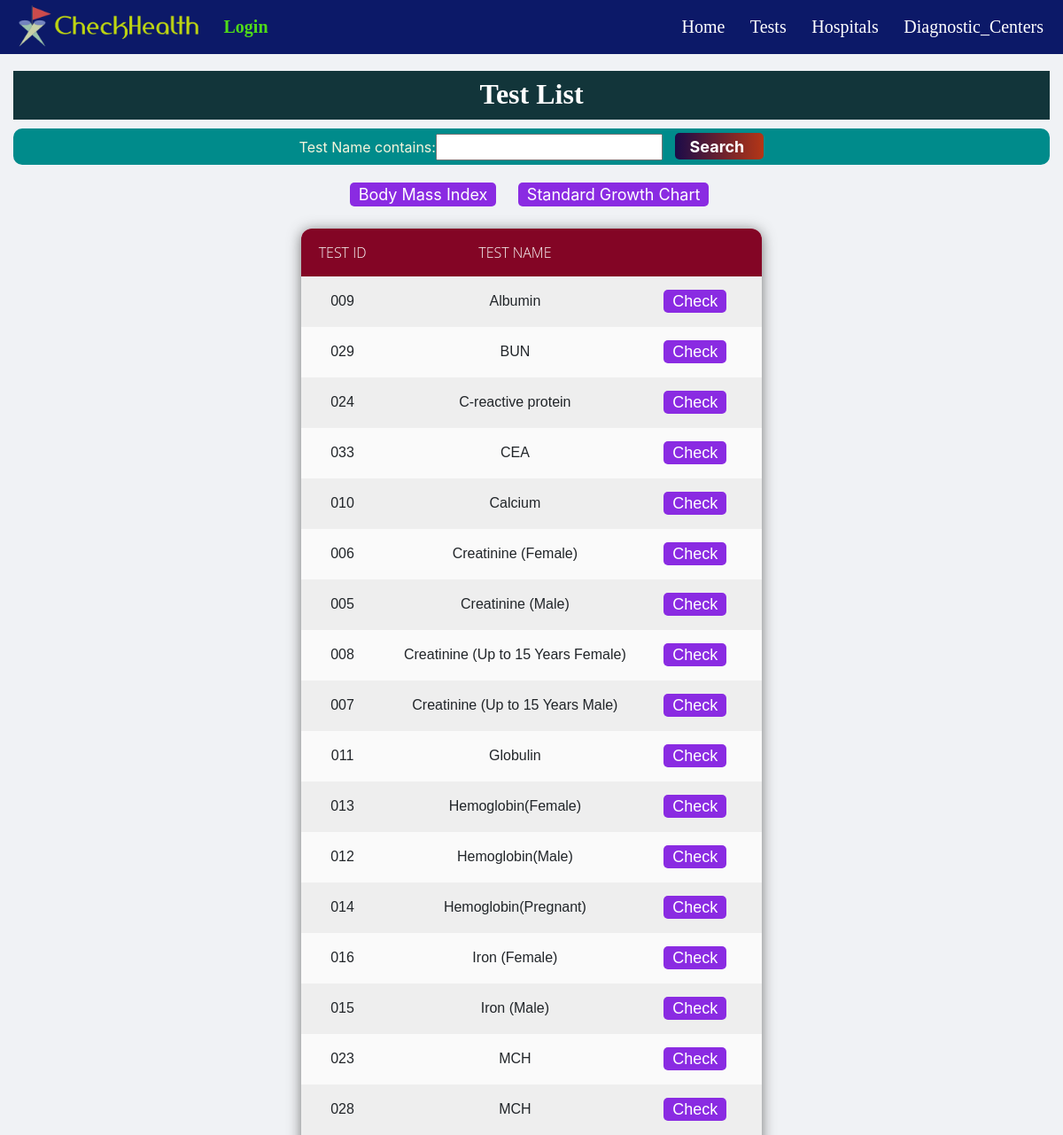
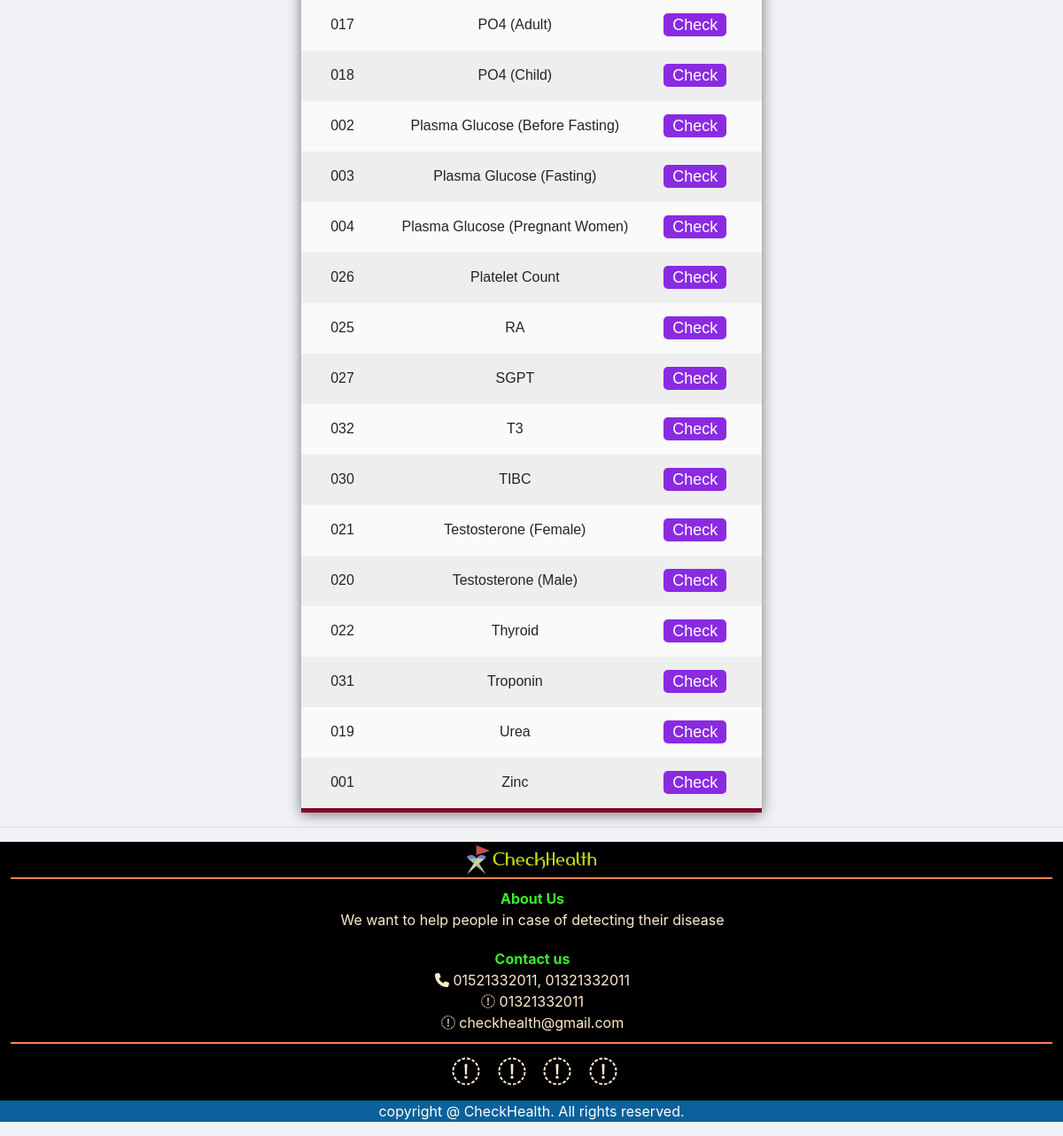
The page /show on the database its author committed (2 pictures, top to bottom).
### SARZS/models.py (models this page shows)
class test(models.Model):
    tid = models.CharField(max_length=10, null=True)
    Test_Name = models.CharField(max_length=100, null=True)
    tmin = models.FloatField()
    tmax = models.FloatField()
    treference = models.CharField(max_length=100, null=True)
    tunit = models.CharField(max_length=100, null=True)
    tdoctor = models.CharField(max_length=100, null=True)
    tdescription = models.TextField(null=True)
    thigh_disease = models.CharField(max_length=100, null=True)
    tlow_disease = models.CharField(max_length=100, null=True)
    thigh_advice = models.TextField(null=True)
    tlow_advice = models.TextField(null=True)

### SARZS/views.py (the view)
# urls.py: path('show', show, name='show'),
def show(request):
    table_test = test.objects.all().order_by("Test_Name")
    myFilter = testFilter(request.GET, queryset=table_test)
    table_test = myFilter.qs
    return render(request, 'htmls/show.html', {'table_test': table_test, 'myFilter': myFilter})

### SARZS/templates/htmls/show.html
{% extends 'htmls/main.html' %}
{% block content %}
{% load static %}
<head>
    <link rel="stylesheet" type="text/css" href="{% static '/css/main.css' %}">
</head>
<body>
    <div class="title">
        <h2>Test List</h2>
    </div>
    <div class="bar">
        <form method="GET">
            {{myFilter.form}}
            <button class="submit_button" type="submit">Search</button>
        </form>
    </div>
    <div class="special">
        <a class="normal_button" href="{% url 'BMI' %}">Body Mass Index</a>
        <a class="normal_button" href="{% url 'growth' %}">Standard Growth Chart</a>
    </div>
    <table>
        <tr>
            <th>Test Id</th>
            <th>Test Name</th>
            <th></th>
        </tr>
        {% for i in table_test %}
        <tr>
            <td>{{ i.tid }}</td>
            <td >{{ i.Test_Name }}</td>
            <td>
                <a class="normal_button" href="{% url 'check' i.id %}">Check</a>
            </td>
        </tr>
        {% endfor %}
    </table>
</body>
{% endblock %}

### static/css/main.css (style rules this page uses)
.title { background: rgb(18, 53, 58); color: white; padding: 7px 10px 2px; margin-bottom: 10px; font-family: Georgia, serif; text-align: center; }
.title h2 { color: white; font-weight: bold; font-family: Georgia, serif; padding: 0px; }
.bar { text-align: center; background-color: darkcyan ; border-radius: 10px; color: beige; }
.special { padding-left: 15px; padding-top: 20px; text-align: center; padding-bottom: 20px; }
table { margin: auto; border-collapse: collapse; border-spacing: 0; box-shadow: 0 2px 15px rgba(64,64,64,.7); border-radius: 12px 12px 0 0; margin-top: 5px; overflow: hidden; }
td , th { padding: 15px 20px; text-align: center; }
th { background-color: rgb(131, 5, 37); color: #fafafa; font-family: 'Open Sans',Sans-serif; font-weight: 200; text-transform: uppercase; }
tr { width: 100%; background-color: #fafafa; font-family: 'Montserrat', sans-serif; }
tr:nth-child(even) { background-color: #eeeeee; }
tr:last-of-type { border-bottom: 5px solid rgb(131, 5, 37); }
.submit_button { height: 30px; width: 100px; background: -webkit-linear-gradient(left, #1b0b49, #b43616); border: none; color: #fff; padding-left: 0; border-radius: 5px; font-size: 18px; font-weight: bold; cursor: pointer; text-align: center; margin-top: 5px; margin-left: 10px; }
.normal_button { font-size: 18px; color: white ; background-color: blueviolet; margin-right: 20px; padding-top: 3px; padding-bottom: 3px; padding-left: 10px; padding-right: 10px; border-radius: 5px; }

### SARZS/templates/htmls/main.html (style rules this page uses)
html { scroll-behavior: smooth; }
body { background: #f0f2f5; }

### SARZS/templates/htmls/navBar.html (style rules this page uses)
html, body { margin: 0; padding: 0; width: 100%; }

### rows shown on the page
test: tid "009", Test_Name "Albumin"
test: tid "029", Test_Name "BUN"
test: tid "024", Test_Name "C-reactive protein"
test: tid "033", Test_Name "CEA"
test: tid "010", Test_Name "Calcium"
test: tid "006", Test_Name "Creatinine (Female)"
test: tid "005", Test_Name "Creatinine (Male)"
test: tid "008", Test_Name "Creatinine (Up to 15 Years Female)"
test: tid "007", Test_Name "Creatinine (Up to 15 Years Male)"
test: tid "011", Test_Name "Globulin"
test: tid "013", Test_Name "Hemoglobin(Female)"
test: tid "012", Test_Name "Hemoglobin(Male)"
test: tid "014", Test_Name "Hemoglobin(Pregnant)"
test: tid "016", Test_Name "Iron (Female)"
test: tid "015", Test_Name "Iron (Male)"
test: tid "023", Test_Name "MCH"
test: tid "028", Test_Name "MCH"
test: tid "017", Test_Name "PO4 (Adult)"
test: tid "018", Test_Name "PO4 (Child)"
test: tid "002", Test_Name "Plasma Glucose (Before Fasting)"
test: tid "003", Test_Name "Plasma Glucose (Fasting)"
test: tid "004", Test_Name "Plasma Glucose (Pregnant Women)"
test: tid "026", Test_Name "Platelet Count"
test: tid "025", Test_Name "RA"
test: tid "027", Test_Name "SGPT"
test: tid "032", Test_Name "T3"
test: tid "030", Test_Name "TIBC"
test: tid "021", Test_Name "Testosterone (Female)"
test: tid "020", Test_Name "Testosterone (Male)"
test: tid "022", Test_Name "Thyroid"
test: tid "031", Test_Name "Troponin"
test: tid "019", Test_Name "Urea"
test: tid "001", Test_Name "Zinc"
